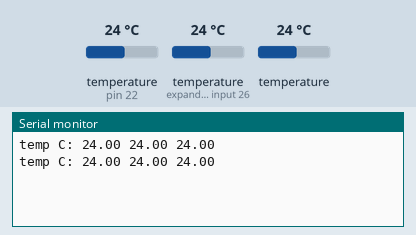
Simulated run of this sketch. Board: Arduino Uno, built with avr-gcc and run on an emulated ATmega328P. Shown: the last lines printed to the serial monitor. The test bench sets the inputs (shaded band); at power-on: temperature (sensors on pin 22, expander input 26) 24 °C, temperature 24 °C.

Above: at 5.3 s.
5.4 s: temperature (sensor on pin 22) set to 12 °C
At 9.3 s:
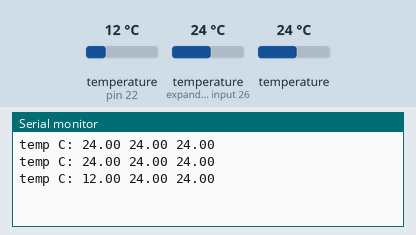
10.3 s: temperature (sensor on expander input 26) set to 12 °C
At 13.0 s:
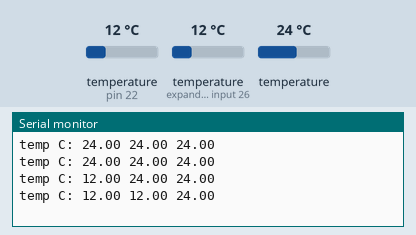
15.2 s: temperature (sensor 222) set to 12 °C
At 16.7 s:
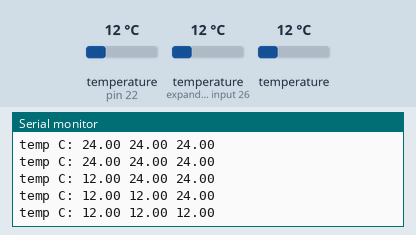
20.1 s: temperature (sensor on pin 22) set to 19 °C
At 24.2 s:
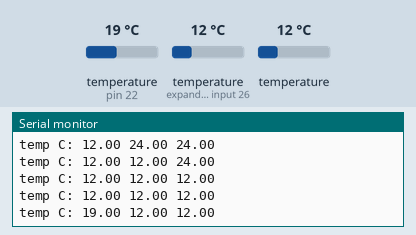
25.0 s: temperature (sensor on expander input 26) set to 19 °C
At 27.9 s:
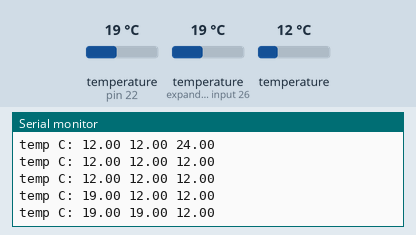
29.9 s: temperature (sensor 222) set to 19 °C
At 31.6 s:
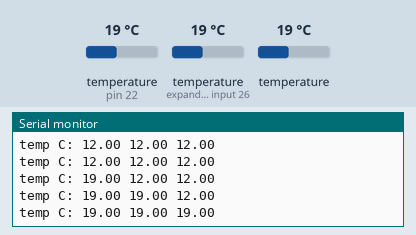
Timing chart, 0 to 33.1 s (numbered marks = the images above; inputs shaded):
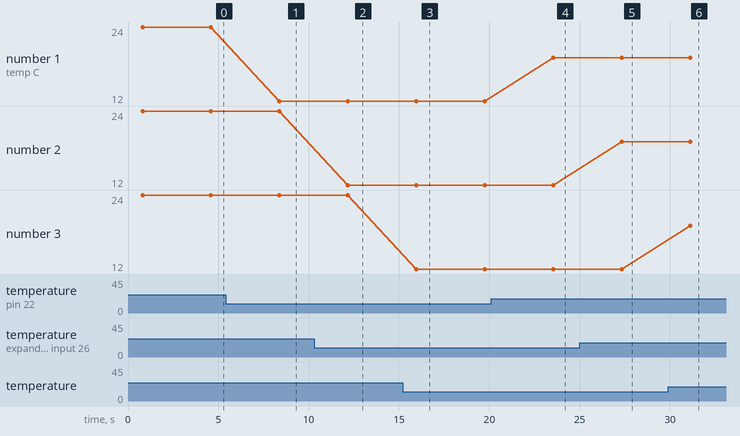

The sketch:

temp_measure.ino
```cpp
/* DS18B20 1-Wire digital temperature sensor with Arduino example code. More info: https://www.makerguides.com */
// https://www.makerguides.com/ds18b20-arduino-tutorial/

// Include the required Arduino libraries:
#include "OneWire.h"
#include "DallasTemperature.h"


// Define to which pin of the Arduino the 1-Wire bus is connected:
#define ONE_WIRE_BUS 22

// Create a new instance of the oneWire class to communicate with any OneWire device:
OneWire oneWire(ONE_WIRE_BUS);

// Pass the oneWire reference to DallasTemperature library:
DallasTemperature sensors(&oneWire);

void setup() {
  // put your setup code here, to run once:

Serial.begin(9600);
sensors.begin();


}

void loop() {
  // put your main code here, to run repeatedly:


  sensors.requestTemperatures();
  float tempC1 = sensors.getTempCByIndex(0);
  float tempC2 = sensors.getTempCByIndex(1);
  float tempC3 = sensors.getTempCByIndex(2);


  Serial.print("temp C:");
  //Serial.print(millis());
  Serial.print(" ");
  Serial.print(tempC1);
  Serial.print(" ");
  Serial.print(tempC2);
  Serial.print(" ");
  Serial.println(tempC3);
  delay(3000);

}
```

Measured:
- after the input at 5.4 s, the serial monitor: prints a new line after 3.0 s (image 1)
- after the input at 10.3 s, the serial monitor: prints a new line after 1.9 s (image 2)
- after the input at 15.2 s, the serial monitor: prints a new line after 0.76 s (image 3)
- after the input at 20.1 s, the serial monitor: prints a new line after 3.4 s (image 4)
- after the input at 25.0 s, the serial monitor: prints a new line after 2.3 s (image 5)
- after the input at 29.9 s, the serial monitor: prints a new line after 1.2 s (image 6)
- plotted number 1: 24 → 12 after the input at 5.4 s, 12 → 19 after the input at 20.1 s
